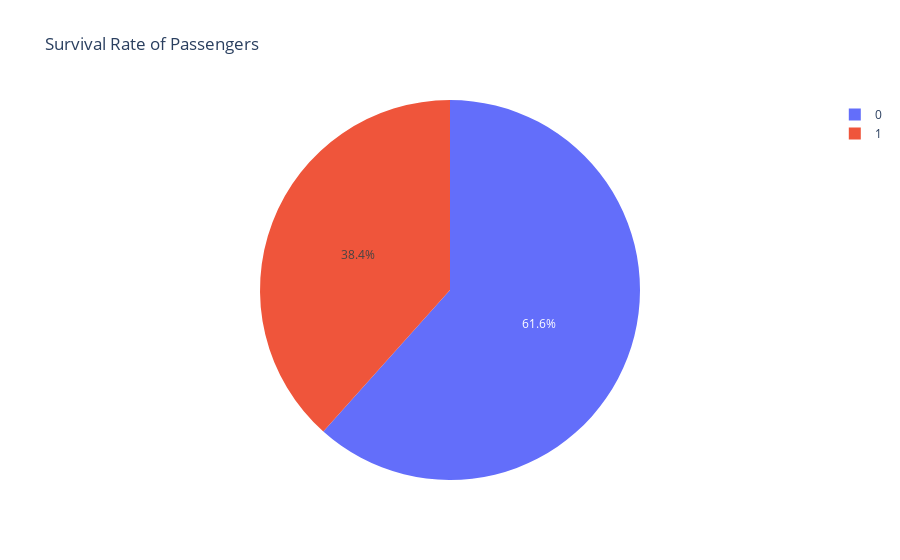

Write notebook code for a chart like this one.
### Markdown cell above
We will create a pie chart to visualize the survival rate of passengers. This provides a clear representation of the proportion of survivors versus non-survivors.

### Code cell
import plotly.express as px

survival_counts = data["Survived"].value_counts()
fig = px.pie(names=survival_counts.index, values=survival_counts.values,
              title="Survival Rate of Passengers")
fig.show()

### Figure 1 — Plotly figure (JSON) as saved in the notebook; plotly's stock layout.template omitted (floating-point values rounded to 4 significant figures)
{"data": [{"domain": {"x": [0, 1], "y": [0, 1]}, "hovertemplate": "label=%{label}<br>value=%{value}<extra></extra>", "labels": [0, 1], "legendgroup": "", "name": "", "showlegend": true, "type": "pie", "values": [549, 342]}], "layout": {"legend": {"tracegroupgap": 0}, "title": {"text": "Survival Rate of Passengers"}}}
